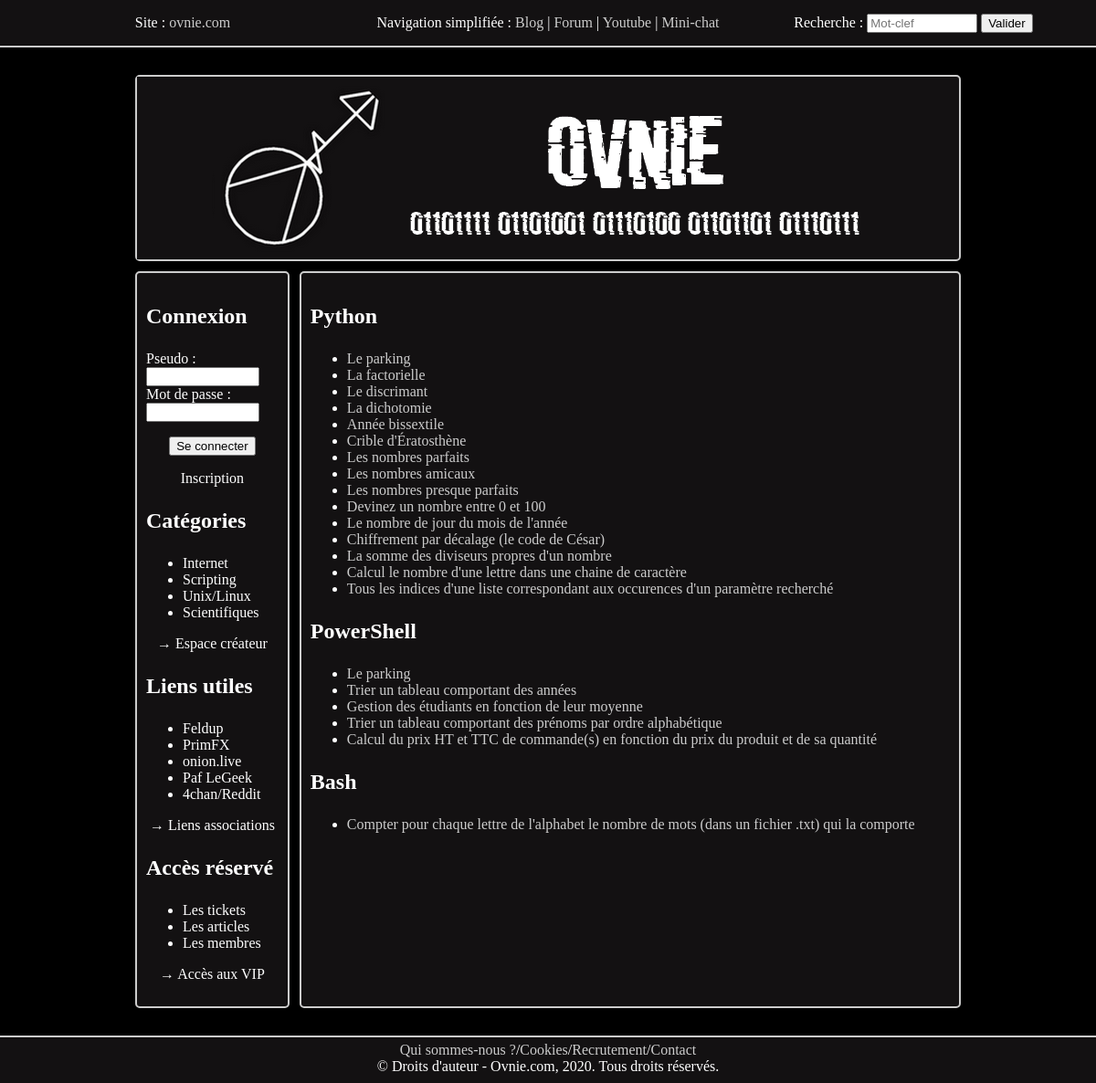
The page /categories.php?rubrique=2 on the database as committed earlier.
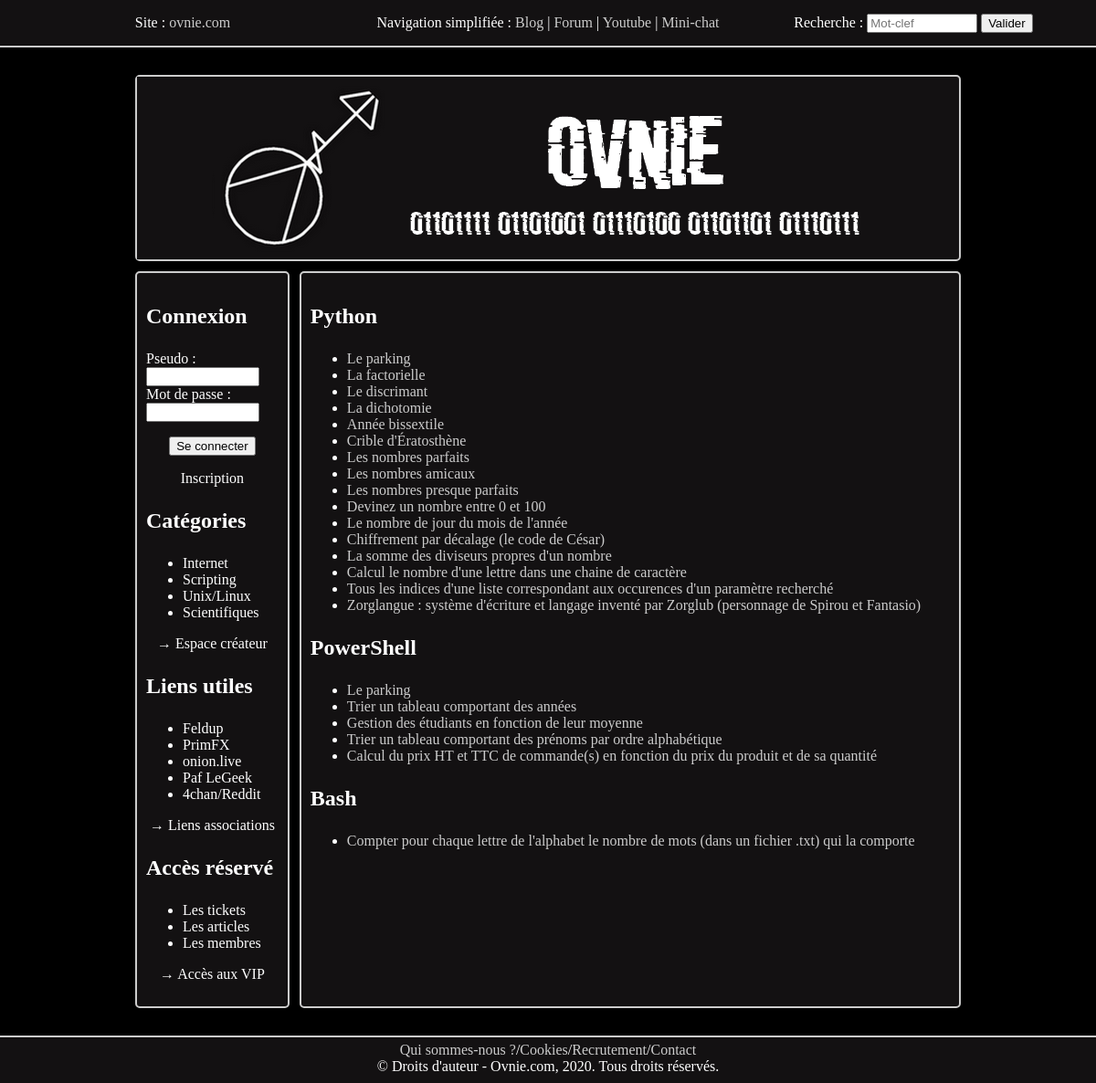
The same page on the database as committed later.
### tables this page shows
CREATE TABLE IF NOT EXISTS `categories` (
  `id` int(11) NOT NULL AUTO_INCREMENT,
  `titre` varchar(255) NOT NULL,
  PRIMARY KEY (`id`)
);

CREATE TABLE IF NOT EXISTS `souscategories` (
  `id` int(11) NOT NULL AUTO_INCREMENT,
  `titre` varchar(255) NOT NULL,
  `parent` int(11) NOT NULL,
  PRIMARY KEY (`id`)
);

CREATE TABLE IF NOT EXISTS `articles` (
  `id` int(11) NOT NULL AUTO_INCREMENT,
  `titre` varchar(255) NOT NULL,
  `corps` longtext NOT NULL,
  `liaison` int(11) NOT NULL,
  PRIMARY KEY (`id`)
);

### categories.php (the view, shortened to what this page needs)
<!DOCTYPE html>
<html xmlns="http://www.w3.org/1999/xhtml" xml:lang="fr" lang="fr">
	<head>
		<link rel="stylesheet" href="ovnie.css" type="text/css" media="screen" />
	</head>
	<body>
		<?php require("./admin/base.php"); ?>
		<header>
			<?php require("./header.php"); ?>
		</header>
		<section class="banner">
			<?php require("./banner.php"); ?>
		</section>
		<section>
			<nav>
				<?php require("./menu.php"); ?>
			</nav>
			<article>
				<?php
				if(isset($_GET['rubrique']))
				{
					$nbcategorie = $bdd->query('SELECT COUNT(*) AS totalcategories FROM categories');
					$row = $nbcategorie->fetch(PDO::FETCH_ASSOC);
					$totalcategorie = $row['totalcategories'];
					if($_GET['rubrique'] >= 1 AND $_GET['rubrique'] <= $totalcategorie)
					{
						$req_souscategories = $bdd->query('SELECT * FROM souscategories WHERE parent="'.$_GET['rubrique'].'"');
						while ($recup_souscategories = $req_souscategories->fetch())
						{
				?>
						<h1><strong><?php echo htmlspecialchars($recup_souscategories['titre']); ?></strong></h1>
						<ul>
				<?php
							$req_articles = $bdd->query('SELECT id, titre FROM articles WHERE liaison="'.$recup_souscategories['id'].'"');
							while ($recup_articles = $req_articles->fetch())
							{
				?>
							<li><a href="./articles.php?redaction=<?php echo $recup_articles['id']; ?>"><?php echo htmlspecialchars($recup_articles['titre']); ?></a></li>
				<?php
							}
				?>
						</ul>
				<?php
						}
					}
					else
					{
						echo '<p class="textCenter"><span class="erreur">Erreur, cette rubrique n\'existe pas ! Veuillez contacter l\'administrateur du site.</span></p>';
					}
				}
				else
				{
					echo '<p class="textCenter"><span class="erreur">Erreur, aucune rubrique n\'est indiquée ! Veuillez contacter l\'administrateur du site.</span></p>';
				}
				?>
			</article>
		</section>
		<footer>
			<?php require("./footer.php"); ?>
		</footer>
	</body>
</html>

### menu.php (shortened to what this page needs)
<?php
if(isset($_SESSION['id']) AND isset($_SESSION['pseudo']) AND isset($_SESSION['mail'])){
	echo '<p class="textCenter">Bienvenue : ' . $_SESSION['pseudo'] . '</p>';
	echo '<p class="textCenter"><a href="./profil.php">Profil</a>/<a href="./deconnexion.php">Déconnexion</a></p>';
}
else{
?>
	<h1><strong>Connexion</strong></h1>
	<form method="post">
	<label for="pseudo_co">Pseudo</label> : <br><input class="connect" type="text" name="pseudo_co" id="pseudo_co" />
	<br><label for="lemotdepasse_co">Mot de passe</label> : <br><input class="connect" type="password" name="lemotdepasse_co" id="lemotdepasse_co" />
	<p class="textCenter"><input type="submit" name="formconnect" value="Se connecter"><p>
	</form>
	<p class="textCenter"><a href="./inscription.php">Inscription</a></p>
<?php
}
?>
<h1><strong>Catégories</strong></h1>
<ul>
<?php
$req_categories = $bdd->query('SELECT * FROM categories ORDER BY id ASC');
while ($recup_categories = $req_categories->fetch())
{
?>
	<li><a href="./categories.php?rubrique=<?php echo $recup_categories['id']; ?>" title="Ovnie - <?php echo htmlspecialchars($recup_categories['titre']); ?>" ><?php echo htmlspecialchars($recup_categories['titre']); ?></a></li>
<?php
}
?>
</ul>
<p class="textCenter"><a href="./cv/reports/index.html">&#x2192; Espace créateur</a></p>
<h1><strong>Liens utiles</strong></h1>
<ul>
	<li><a href="https://www.youtube.com/channel/UCQVaKQcp4OxSg1eC6SF3NTw" title="Feldup" >Feldup</a></li>
	<li><a href="https://www.primfx.com/" title="PrimFX" >PrimFX</a></li>
	<li><a href="https://onion.live/" title="Ovnie - GNU/Linux" >onion.live</a></li>
	<li><a href="https://www.youtube.com/channel/UCCSHWqosFfYJY5v2WqbTLhg" title="Paf LeGeek" >Paf LeGeek</a></li>
	<li><a href="https://www.4chan.org/" title="4chan" >4chan</a>/<a href="https://www.reddit.com/" title="Reddit" >Reddit</a></li>
</ul>
<p class="textCenter"><a href="./share.php">&#x2192; Liens associations</a></p>
<h1><strong>Accès réservé</strong></h1>
<ul>
	<li><a href="./admin/message.php" title="Ovnie - News" >Les tickets</a></li>
	<li><a href="./admin/layout.php" title="Ovnie - Articles" >Les articles</a></li>
	<li><a href="./admin/membres.php" title="Ovnie - Membres" >Les membres</a></li>
</ul>
<p class="textCenter"><a href="./notauthorized.php">&#x2192; Accès aux VIP</a></p>

Rows that differ between the two databases and show on the page:
added articles: titre "Zorglangue : système d'écriture et langage inventé par Zorglub (personnage de Spirou et Fantasio)", shown under souscategories "Python"
